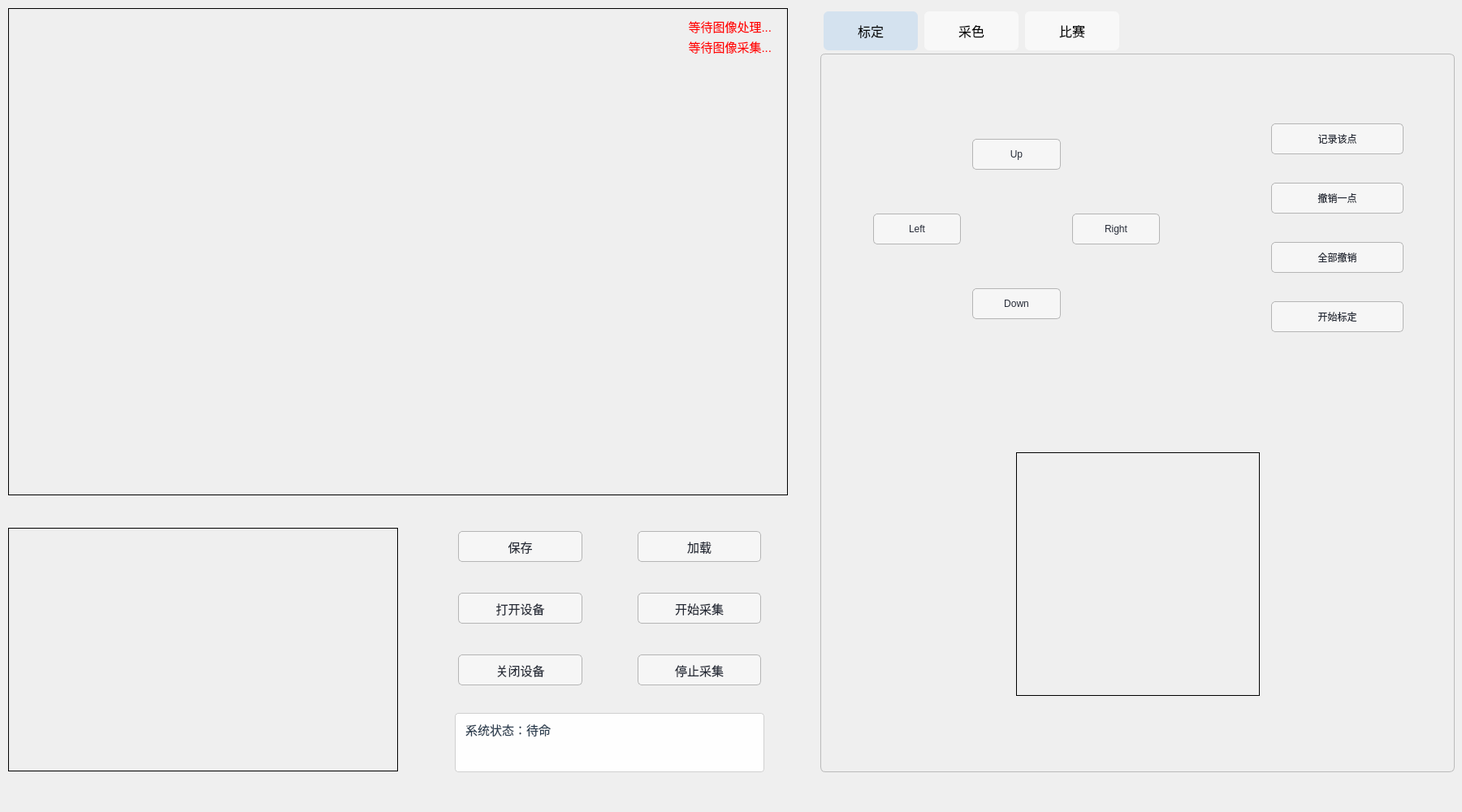
<?xml version="1.0" encoding="UTF-8"?>
<ui version="4.0">
 <class>MainWindow</class>
 <widget class="QMainWindow" name="MainWindow">
  <property name="geometry">
   <rect>
    <x>0</x>
    <y>0</y>
    <width>1800</width>
    <height>1000</height>
   </rect>
  </property>
  <property name="font">
   <font>
    <pointsize>11</pointsize>
   </font>
  </property>
  <property name="windowTitle">
   <string>MainWindow</string>
  </property>
  <widget class="QWidget" name="centralwidget">
   <property name="styleSheet">
    <string notr="true">QGroupBox {
  border-radius: 6px;
  border: 1.5px solid #B0B0B0;
  font: 12pt '微软雅黑';
  margin-top: 12px;
}
QGroupBox::title {
  subcontrol-origin: margin;
  subcontrol-position: top left;
  left: 8px;
  padding: 2px 0 7px 0;
  color: #343434;
  font: 12pt '微软雅黑';
  font-weight: normal;
}
QPushButton {
  font: 11pt '微软雅黑';
  min-width: 88px; min-height: 36px;
  margin:4px;
  border-radius: 4.5px;
  border:1px solid #B5B5B5;
  background-color:#f6f6f6;
  color:#262b37;
}
QPushButton:hover{background-color:#e9e9ef;}
QTabWidget::pane { border-radius:6px; border:1.3px solid #bbb; }
QTabBar::tab {
  height:32px; min-width:80px;
  padding:8px 18px;
  font:11pt '微软雅黑';
  background:#f8f8f8;
  margin:4px;
  border-radius:6px 6px 0 0;
}
QTabBar::tab:selected {background:#d4e2ef;}
QLabel {font:11pt '微软雅黑';}
</string>
   </property>
   <widget class="QLabel" name="Lab_Image_P">
    <property name="geometry">
     <rect>
      <x>10</x>
      <y>650</y>
      <width>480</width>
      <height>300</height>
     </rect>
    </property>
    <property name="baseSize">
     <size>
      <width>0</width>
      <height>0</height>
     </size>
    </property>
    <property name="frameShape">
     <enum>QFrame::Panel</enum>
    </property>
    <property name="text">
     <string/>
    </property>
   </widget>
   <widget class="ImageLabelControl" name="Lab_Image_C">
    <property name="geometry">
     <rect>
      <x>10</x>
      <y>10</y>
      <width>960</width>
      <height>600</height>
     </rect>
    </property>
    <property name="baseSize">
     <size>
      <width>0</width>
      <height>0</height>
     </size>
    </property>
    <property name="frameShape">
     <enum>QFrame::Panel</enum>
    </property>
    <property name="frameShadow">
     <enum>QFrame::Plain</enum>
    </property>
    <property name="lineWidth">
     <number>1</number>
    </property>
    <property name="text">
     <string/>
    </property>
   </widget>
  <!-- 添加第一个帧率显示标签 -->
   <widget class="QLabel" name="Lab_FPS1_Process">
   <property name="geometry">
     <rect>
     <x>820</x>  <!-- 定位在右上角，留出一些边距 -->
     <y>20</y>
     <width>130</width>
     <height>25</height>
     </rect>
   </property>
   <property name="styleSheet">
     <string notr="true">QLabel#Lab_FPS1_Process {
     color: red;
     background-color: transparent;
     font: bold 10pt '微软雅黑';
     }</string>
   </property>
   <property name="text">
     <string>等待图像处理...</string>
   </property>
   <property name="alignment">
     <set>Qt::AlignRight|Qt::AlignVCenter</set>
   </property>
   </widget>

   <!-- 添加第二个帧率显示标签 -->
   <widget class="QLabel" name="Lab_FPS2_Capture">
   <property name="geometry">
     <rect>
     <x>820</x>
     <y>45</y>
     <width>130</width>
     <height>25</height>
     </rect>
   </property>
   <property name="styleSheet">
     <string notr="true">QLabel#Lab_FPS2_Capture {
     color: red;
     background-color: transparent;
     font: bold 10pt '微软雅黑';
     }</string>
   </property>
   <property name="text">
     <string>等待图像采集...</string>
   </property>
   <property name="alignment">
     <set>Qt::AlignRight|Qt::AlignVCenter</set>
   </property>
   </widget>

  
   <widget class="QWidget" name="gridLayoutWidget">
    <property name="geometry">
     <rect>
      <x>530</x>
      <y>650</y>
      <width>441</width>
      <height>301</height>
     </rect>
    </property>
    <layout class="QGridLayout" name="gridLayout">
     <property name="leftMargin">
      <number>30</number>
     </property>
     <property name="rightMargin">
      <number>30</number>
     </property>
     <property name="bottomMargin">
      <number>0</number>
     </property>
     <property name="horizontalSpacing">
      <number>60</number>
     </property>
     <property name="verticalSpacing">
      <number>30</number>
     </property>
     <item row="0" column="0">
      <widget class="QPushButton" name="Btn_Save">
       <property name="text">
        <string>保存</string>
       </property>
      </widget>
     </item>
     <item row="0" column="1">
      <widget class="QPushButton" name="Btn_Load">
       <property name="text">
        <string>加载</string>
       </property>
      </widget>
     </item>
     <item row="1" column="0">
      <widget class="QPushButton" name="Btn_Open">
       <property name="text">
        <string>打开设备</string>
       </property>
      </widget>
     </item>
     <item row="2" column="0">
      <widget class="QPushButton" name="Btn_Close">
       <property name="text">
        <string>关闭设备</string>
       </property>
      </widget>
     </item>
     <item row="1" column="1">
      <widget class="QPushButton" name="Btn_Start">
       <property name="text">
        <string>开始采集</string>
       </property>
      </widget>
     </item>
     <item row="2" column="1">
      <widget class="QPushButton" name="Btn_Quit">
       <property name="text">
        <string>停止采集</string>
       </property>
      </widget>
     </item>
     <item row="3" column="0" colspan="2">
      <widget class="QTextEdit" name="Lab_StatusText">
       <property name="styleSheet">
        <string notr="true">QTextEdit#Lab_StatusText {
         border: 1px solid #D0D0D0;
         border-radius: 4px;
         padding: 4px 8px;
         color: #2c3e50;
         background-color: #fefefe;
         font: 11pt '微软雅黑';
        }</string>
       </property>
       <property name="plainText">
        <string>系统状态：待命</string>
       </property>
       <property name="readOnly">
        <bool>true</bool>
       </property>
       <property name="lineWrapMode">
        <enum>QTextEdit::WidgetWidth</enum>
       </property>
       <property name="verticalScrollBarPolicy">
        <enum>Qt::ScrollBarAsNeeded</enum>
       </property>
      </widget>
     </item>
    </layout>
   </widget>
   <widget class="QTabWidget" name="tabWidget">
    <property name="geometry">
     <rect>
      <x>1010</x>
      <y>10</y>
      <width>781</width>
      <height>941</height>
     </rect>
    </property>
    <property name="font">
     <font>
      <pointsize>12</pointsize>
     </font>
    </property>
    <property name="tabPosition">
     <enum>QTabWidget::North</enum>
    </property>
    <property name="tabShape">
     <enum>QTabWidget::Rounded</enum>
    </property>
    <property name="currentIndex">
     <number>0</number>
    </property>
    <property name="elideMode">
     <enum>Qt::ElideNone</enum>
    </property>
    <widget class="QWidget" name="tab_1">
     <attribute name="title">
      <string>标定</string>
     </attribute>
     <widget class="QWidget" name="gridLayoutWidget_2">
      <property name="geometry">
       <rect>
        <x>60</x>
        <y>60</y>
        <width>361</width>
        <height>311</height>
       </rect>
      </property>
      <layout class="QGridLayout" name="gridLayout_2">
       <property name="topMargin">
        <number>0</number>
       </property>
       <property name="verticalSpacing">
        <number>6</number>
       </property>
       <item row="1" column="0">
        <widget class="QPushButton" name="Btn_PointLeft">
         <property name="text">
          <string>Left</string>
         </property>
        </widget>
       </item>
       <item row="1" column="2">
        <widget class="QPushButton" name="Btn_PointRight">
         <property name="text">
          <string>Right</string>
         </property>
        </widget>
       </item>
       <item row="0" column="1">
        <widget class="QPushButton" name="Btn_PointUp">
         <property name="text">
          <string>Up</string>
         </property>
        </widget>
       </item>
       <item row="2" column="1">
        <widget class="QPushButton" name="Btn_PointDown">
         <property name="text">
          <string>Down</string>
         </property>
        </widget>
       </item>
      </layout>
     </widget>
     <widget class="QWidget" name="verticalLayoutWidget">
      <property name="geometry">
       <rect>
        <x>550</x>
        <y>60</y>
        <width>171</width>
        <height>311</height>
       </rect>
      </property>
      <layout class="QVBoxLayout" name="verticalLayout">
       <item>
        <widget class="QPushButton" name="Btn_PointRecord">
         <property name="text">
          <string>记录该点</string>
         </property>
        </widget>
       </item>
       <item>
        <widget class="QPushButton" name="Btn_PointDelone">
         <property name="text">
          <string>撤销一点</string>
         </property>
        </widget>
       </item>
       <item>
        <widget class="QPushButton" name="Btn_PointDelall">
         <property name="text">
          <string>全部撤销</string>
         </property>
        </widget>
       </item>
       <item>
        <widget class="QPushButton" name="Btn_PointCalib">
         <property name="text">
          <string>开始标定</string>
         </property>
        </widget>
       </item>
      </layout>
     </widget>
     <widget class="QLabel" name="Lab_PointSel">
      <property name="geometry">
       <rect>
        <x>240</x>
        <y>490</y>
        <width>300</width>
        <height>300</height>
       </rect>
      </property>
      <property name="frameShape">
       <enum>QFrame::Panel</enum>
      </property>
      <property name="frameShadow">
       <enum>QFrame::Plain</enum>
      </property>
      <property name="text">
       <string/>
      </property>
     </widget>
    </widget>
    <widget class="QWidget" name="tab_2">
     <attribute name="title">
      <string>采色</string>
     </attribute>
     <widget class="ImageLabelEnlarge" name="Lab_ColorEnlarge">
      <property name="geometry">
       <rect>
        <x>240</x>
        <y>70</y>
        <width>300</width>
        <height>300</height>
       </rect>
      </property>
      <property name="frameShape">
       <enum>QFrame::Panel</enum>
      </property>
      <property name="text">
       <string/>
      </property>
     </widget>
     <widget class="QGroupBox" name="groupBox">
      <property name="geometry">
       <rect>
        <x>40</x>
        <y>20</y>
        <width>161</width>
        <height>451</height>
       </rect>
      </property>
      <property name="title">
       <string>Object</string>
      </property>
      <widget class="QWidget" name="verticalLayoutWidget_2">
       <property name="geometry">
        <rect>
         <x>10</x>
         <y>30</y>
         <width>141</width>
         <height>411</height>
        </rect>
       </property>
       <layout class="QVBoxLayout" name="verticalLayout_2">
        <property name="leftMargin">
         <number>20</number>
        </property>
        <item>
         <widget class="QRadioButton" name="Sel_Team">
          <property name="text">
           <string>TEAM</string>
          </property>
         </widget>
        </item>
        <item>
         <widget class="QRadioButton" name="Sel_Mem1">
          <property name="text">
           <string>MEM1</string>
          </property>
         </widget>
        </item>
        <item>
         <widget class="QRadioButton" name="Sel_Mem2">
          <property name="text">
           <string>MEM2</string>
          </property>
         </widget>
        </item>
        <item>
         <widget class="QRadioButton" name="Sel_Mem3">
          <property name="text">
           <string>MEM3</string>
          </property>
         </widget>
        </item>
        <item>
         <widget class="QRadioButton" name="Sel_Mem4">
          <property name="text">
           <string>MEM4</string>
          </property>
         </widget>
        </item>
        <item>
         <widget class="QRadioButton" name="Sel_Mem5">
          <property name="text">
           <string>MEM5</string>
          </property>
         </widget>
        </item>
        <item>
         <widget class="QRadioButton" name="Sel_Ball">
          <property name="text">
           <string>BALL</string>
          </property>
         </widget>
        </item>
        <item>
         <widget class="QRadioButton" name="Sel_Opp">
          <property name="text">
           <string>OPP</string>
          </property>
         </widget>
        </item>
       </layout>
      </widget>
     </widget>
     <widget class="QWidget" name="verticalLayoutWidget_3">
      <property name="geometry">
       <rect>
        <x>580</x>
        <y>70</y>
        <width>161</width>
        <height>301</height>
       </rect>
      </property>
      <layout class="QVBoxLayout" name="verticalLayout_3">
       <item>
        <widget class="QPushButton" name="Btn_Sampling">
         <property name="text">
          <string>采样</string>
         </property>
        </widget>
       </item>
       <item>
        <widget class="QPushButton" name="Btn_RePoints">
         <property name="text">
          <string>重新取点</string>
         </property>
        </widget>
       </item>
       <item>
        <widget class="QPushButton" name="Btn_ColorTest">
         <property name="text">
          <string>颜色测试</string>
         </property>
        </widget>
       </item>
       <item>
        <widget class="QPushButton" name="Btn_HSIcomplete">
         <property name="text">
          <string>完成确定</string>
         </property>
        </widget>
       </item>
      </layout>
     </widget>
     <widget class="ImageLabelDrawI" name="Lab_ShowIdata">
      <property name="geometry">
       <rect>
        <x>40</x>
        <y>750</y>
        <width>308</width>
        <height>62</height>
       </rect>
      </property>
      <property name="frameShape">
       <enum>QFrame::Panel</enum>
      </property>
      <property name="text">
       <string/>
      </property>
     </widget>
     <widget class="ImageLabelColor" name="Lab_ColorData">
      <property name="geometry">
       <rect>
        <x>40</x>
        <y>510</y>
        <width>200</width>
        <height>200</height>
       </rect>
      </property>
      <property name="frameShape">
       <enum>QFrame::Panel</enum>
      </property>
      <property name="text">
       <string/>
      </property>
     </widget>
     <widget class="HSIslider" name="Sld_H_Low" native="true">
      <property name="geometry">
       <rect>
        <x>520</x>
        <y>470</y>
        <width>220</width>
        <height>40</height>
       </rect>
      </property>
     </widget>
     <widget class="HSIslider" name="Sld_H_High" native="true">
      <property name="geometry">
       <rect>
        <x>520</x>
        <y>530</y>
        <width>220</width>
        <height>40</height>
       </rect>
      </property>
     </widget>
     <widget class="HSIslider" name="Sld_S_Low" native="true">
      <property name="geometry">
       <rect>
        <x>520</x>
        <y>590</y>
        <width>220</width>
        <height>40</height>
       </rect>
      </property>
     </widget>
     <widget class="HSIslider" name="Sld_S_High" native="true">
      <property name="geometry">
       <rect>
        <x>520</x>
        <y>650</y>
        <width>220</width>
        <height>40</height>
       </rect>
      </property>
     </widget>
     <widget class="HSIslider" name="Sld_I_Low" native="true">
      <property name="geometry">
       <rect>
        <x>520</x>
        <y>710</y>
        <width>220</width>
        <height>40</height>
       </rect>
      </property>
     </widget>
     <widget class="HSIslider" name="Sld_I_High" native="true">
      <property name="geometry">
       <rect>
        <x>520</x>
        <y>770</y>
        <width>220</width>
        <height>40</height>
       </rect>
      </property>
     </widget>
     <widget class="QLabel" name="Lab_H_Low">
      <property name="geometry">
       <rect>
        <x>430</x>
        <y>470</y>
        <width>67</width>
        <height>40</height>
       </rect>
      </property>
      <property name="text">
       <string>H_L</string>
      </property>
      <property name="alignment">
       <set>Qt::AlignCenter</set>
      </property>
     </widget>
     <widget class="QLabel" name="Lab_H_High">
      <property name="geometry">
       <rect>
        <x>430</x>
        <y>530</y>
        <width>67</width>
        <height>40</height>
       </rect>
      </property>
      <property name="text">
       <string>H_H</string>
      </property>
      <property name="alignment">
       <set>Qt::AlignCenter</set>
      </property>
     </widget>
     <widget class="QLabel" name="Lab_S_Low">
      <property name="geometry">
       <rect>
        <x>430</x>
        <y>590</y>
        <width>67</width>
        <height>40</height>
       </rect>
      </property>
      <property name="text">
       <string>S_L</string>
      </property>
      <property name="alignment">
       <set>Qt::AlignCenter</set>
      </property>
     </widget>
     <widget class="QLabel" name="Lab_S_High">
      <property name="geometry">
       <rect>
        <x>430</x>
        <y>650</y>
        <width>67</width>
        <height>40</height>
       </rect>
      </property>
      <property name="text">
       <string>S_H</string>
      </property>
      <property name="alignment">
       <set>Qt::AlignCenter</set>
      </property>
     </widget>
     <widget class="QLabel" name="Lab_I_Low">
      <property name="geometry">
       <rect>
        <x>430</x>
        <y>710</y>
        <width>67</width>
        <height>40</height>
       </rect>
      </property>
      <property name="text">
       <string>I_L</string>
      </property>
      <property name="alignment">
       <set>Qt::AlignCenter</set>
      </property>
     </widget>
     <widget class="QLabel" name="Lab_I_High">
      <property name="geometry">
       <rect>
        <x>430</x>
        <y>770</y>
        <width>67</width>
        <height>40</height>
       </rect>
      </property>
      <property name="text">
       <string>I_H</string>
      </property>
      <property name="alignment">
       <set>Qt::AlignCenter</set>
      </property>
     </widget>
    </widget>
    <widget class="QWidget" name="tab_3">
     <attribute name="title">
      <string>比赛</string>
     </attribute>
     <widget class="QGroupBox" name="groupBox_2">
      <property name="geometry">
       <rect>
        <x>80</x>
        <y>20</y>
        <width>621</width>
        <height>101</height>
       </rect>
      </property>
      <property name="title">
       <string>开球方</string>
      </property>
      <widget class="QWidget" name="horizontalLayoutWidget">
       <property name="geometry">
        <rect>
         <x>10</x>
         <y>30</y>
         <width>601</width>
         <height>61</height>
        </rect>
       </property>
       <layout class="QHBoxLayout" name="horizontalLayout">
        <property name="leftMargin">
         <number>100</number>
        </property>
        <item>
         <widget class="QRadioButton" name="Sel_SelfAttack">
          <property name="text">
           <string>我方开球</string>
          </property>
         </widget>
        </item>
        <item>
         <widget class="QRadioButton" name="Sel_OppAttack">
          <property name="text">
           <string>对方开球</string>
          </property>
         </widget>
        </item>
       </layout>
      </widget>
     </widget>
     <widget class="QGroupBox" name="groupBox_3">
      <property name="geometry">
       <rect>
        <x>80</x>
        <y>150</y>
        <width>621</width>
        <height>101</height>
       </rect>
      </property>
      <property name="title">
       <string>半场选择</string>
      </property>
      <widget class="QWidget" name="horizontalLayoutWidget_2">
       <property name="geometry">
        <rect>
         <x>10</x>
         <y>30</y>
         <width>601</width>
         <height>61</height>
        </rect>
       </property>
       <layout class="QHBoxLayout" name="horizontalLayout_2">
        <property name="leftMargin">
         <number>100</number>
        </property>
        <item>
         <widget class="QRadioButton" name="Sel_LeftGround">
          <property name="text">
           <string>左半场</string>
          </property>
         </widget>
        </item>
        <item>
         <widget class="QRadioButton" name="Sel_RightGround">
          <property name="text">
           <string>右半场</string>
          </property>
         </widget>
        </item>
       </layout>
      </widget>
     </widget>
     <widget class="QGroupBox" name="groupBox_4">
      <property name="geometry">
       <rect>
        <x>80</x>
        <y>280</y>
        <width>621</width>
        <height>181</height>
       </rect>
      </property>
      <property name="title">
       <string>比赛模式</string>
      </property>
      <widget class="QWidget" name="gridLayoutWidget_3">
       <property name="geometry">
        <rect>
         <x>10</x>
         <y>30</y>
         <width>601</width>
         <height>141</height>
        </rect>
       </property>
       <layout class="QGridLayout" name="gridLayout_3">
        <property name="leftMargin">
         <number>60</number>
        </property>
        <item row="0" column="1">
         <widget class="QRadioButton" name="Sel_GameMode1">
          <property name="text">
           <string>点球</string>
          </property>
         </widget>
        </item>
        <item row="0" column="0">
         <widget class="QRadioButton" name="Sel_GameMode0">
          <property name="text">
           <string>普通</string>
          </property>
         </widget>
        </item>
        <item row="0" column="2">
         <widget class="QRadioButton" name="Sel_GameMode2">
          <property name="text">
           <string>门球</string>
          </property>
         </widget>
        </item>
        <item row="1" column="0">
         <widget class="QRadioButton" name="Sel_GameMode3">
          <property name="text">
           <string>任意球</string>
          </property>
         </widget>
        </item>
        <item row="1" column="1">
         <widget class="QRadioButton" name="Sel_GameMode4">
          <property name="text">
           <string>争球</string>
          </property>
         </widget>
        </item>
        <item row="1" column="2">
         <widget class="QRadioButton" name="Sel_GameMode5">
          <property name="text">
           <string>收车</string>
          </property>
         </widget>
        </item>
       </layout>
      </widget>
     </widget>
     <widget class="QGroupBox" name="groupBox_5">
      <property name="geometry">
       <rect>
        <x>80</x>
        <y>490</y>
        <width>621</width>
        <height>101</height>
       </rect>
      </property>
      <property name="title">
       <string>开始模式</string>
      </property>
      <widget class="QWidget" name="horizontalLayoutWidget_3">
       <property name="geometry">
        <rect>
         <x>9</x>
         <y>30</y>
         <width>601</width>
         <height>61</height>
        </rect>
       </property>
       <layout class="QHBoxLayout" name="horizontalLayout_3">
        <property name="leftMargin">
         <number>100</number>
        </property>
        <item>
         <widget class="QRadioButton" name="Sel_BackInit">
          <property name="text">
           <string>归位</string>
          </property>
         </widget>
        </item>
        <item>
         <widget class="QRadioButton" name="Sel_StartGame">
          <property name="text">
           <string>开始比赛</string>
          </property>
         </widget>
        </item>
       </layout>
      </widget>
     </widget>
     <widget class="QGroupBox" name="groupBox_6">
      <property name="geometry">
       <rect>
        <x>80</x>
        <y>620</y>
        <width>621</width>
        <height>101</height>
       </rect>
      </property>
      <property name="title">
       <string>变量重复模式</string>
      </property>
      <widget class="QWidget" name="horizontalLayoutWidget_4">
       <property name="geometry">
        <rect>
         <x>10</x>
         <y>30</y>
         <width>601</width>
         <height>61</height>
        </rect>
       </property>
       <layout class="QHBoxLayout" name="horizontalLayout_4">
        <property name="leftMargin">
         <number>100</number>
        </property>
        <item>
         <widget class="QRadioButton" name="Sel_InitVar">
          <property name="text">
           <string>初始化</string>
          </property>
         </widget>
        </item>
        <item>
         <widget class="QRadioButton" name="Sel_ContiVar">
          <property name="text">
           <string>继续使用</string>
          </property>
         </widget>
        </item>
       </layout>
      </widget>
     </widget>
     <widget class="QWidget" name="horizontalLayoutWidget_5">
      <property name="geometry">
       <rect>
        <x>80</x>
        <y>770</y>
        <width>621</width>
        <height>91</height>
       </rect>
      </property>
      <layout class="QHBoxLayout" name="horizontalLayout_5">
       <property name="spacing">
        <number>100</number>
       </property>
       <property name="leftMargin">
        <number>25</number>
       </property>
       <property name="rightMargin">
        <number>25</number>
       </property>
       <property name="bottomMargin">
        <number>0</number>
       </property>
       <item>
        <widget class="QPushButton" name="Btn_ToStart">
         <property name="text">
          <string>开始</string>
         </property>
        </widget>
       </item>
       <item>
        <widget class="QPushButton" name="Btn_ToStop">
         <property name="text">
          <string>停止</string>
         </property>
        </widget>
       </item>
      </layout>
     </widget>
    </widget>
   </widget>
  </widget>
 </widget>
 <customwidgets>
  <customwidget>
   <class>ImageLabelControl</class>
   <extends>QLabel</extends>
   <header location="global">ImageLabelControl.h</header>
  </customwidget>
  <customwidget>
   <class>HSIslider</class>
   <extends>QWidget</extends>
   <header location="global">HSIslider.h</header>
   <container>1</container>
  </customwidget>
  <customwidget>
   <class>ImageLabelEnlarge</class>
   <extends>QLabel</extends>
   <header location="global">ImageLabelEnlarge.h</header>
  </customwidget>
  <customwidget>
   <class>ImageLabelColor</class>
   <extends>QLabel</extends>
   <header location="global">ImageLabelColor.h</header>
  </customwidget>
  <customwidget>
   <class>ImageLabelDrawI</class>
   <extends>QLabel</extends>
   <header location="global">ImageLabelDrawI.h</header>
  </customwidget>
 </customwidgets>
 <resources/>
 <connections/>
</ui>
